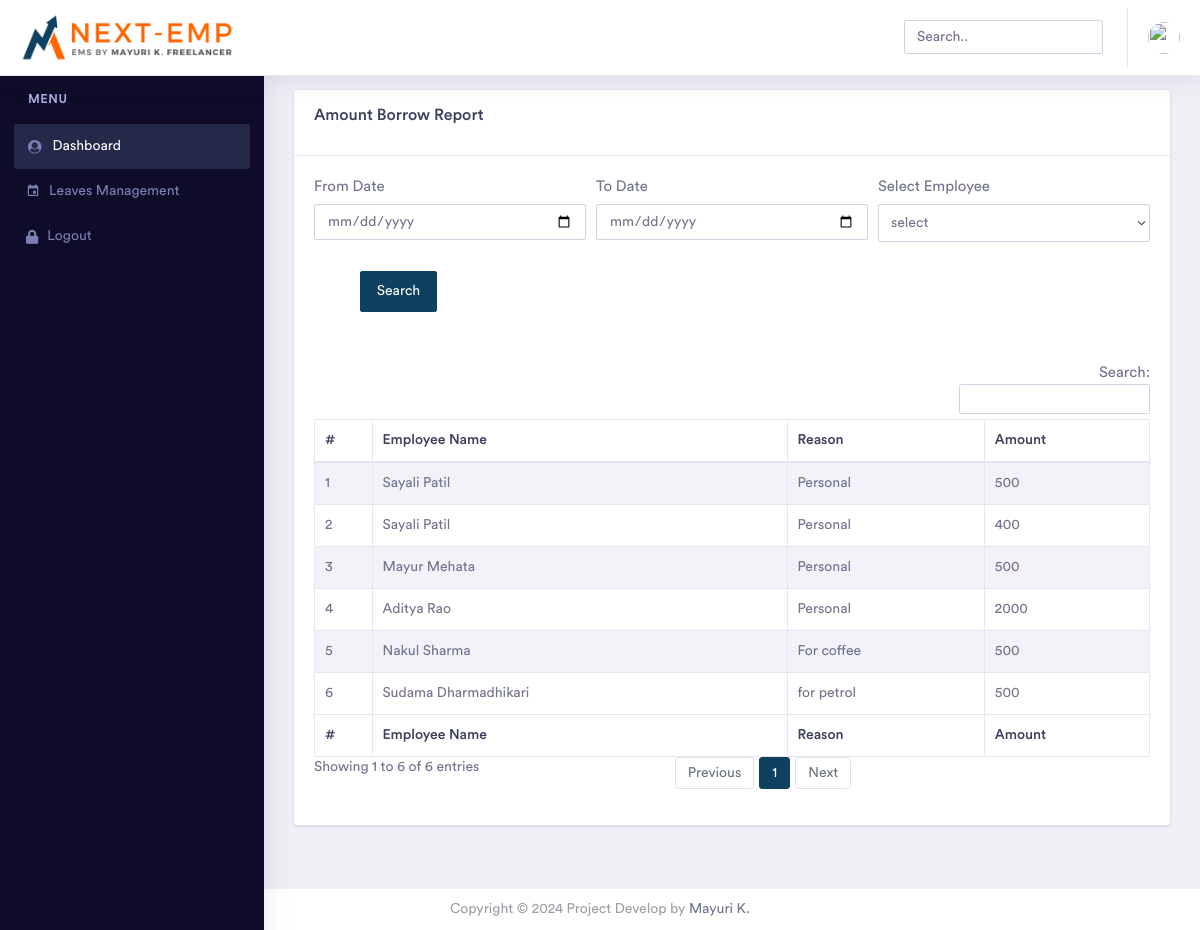
The app's page /admin/borror_report.php (signed in), older data.
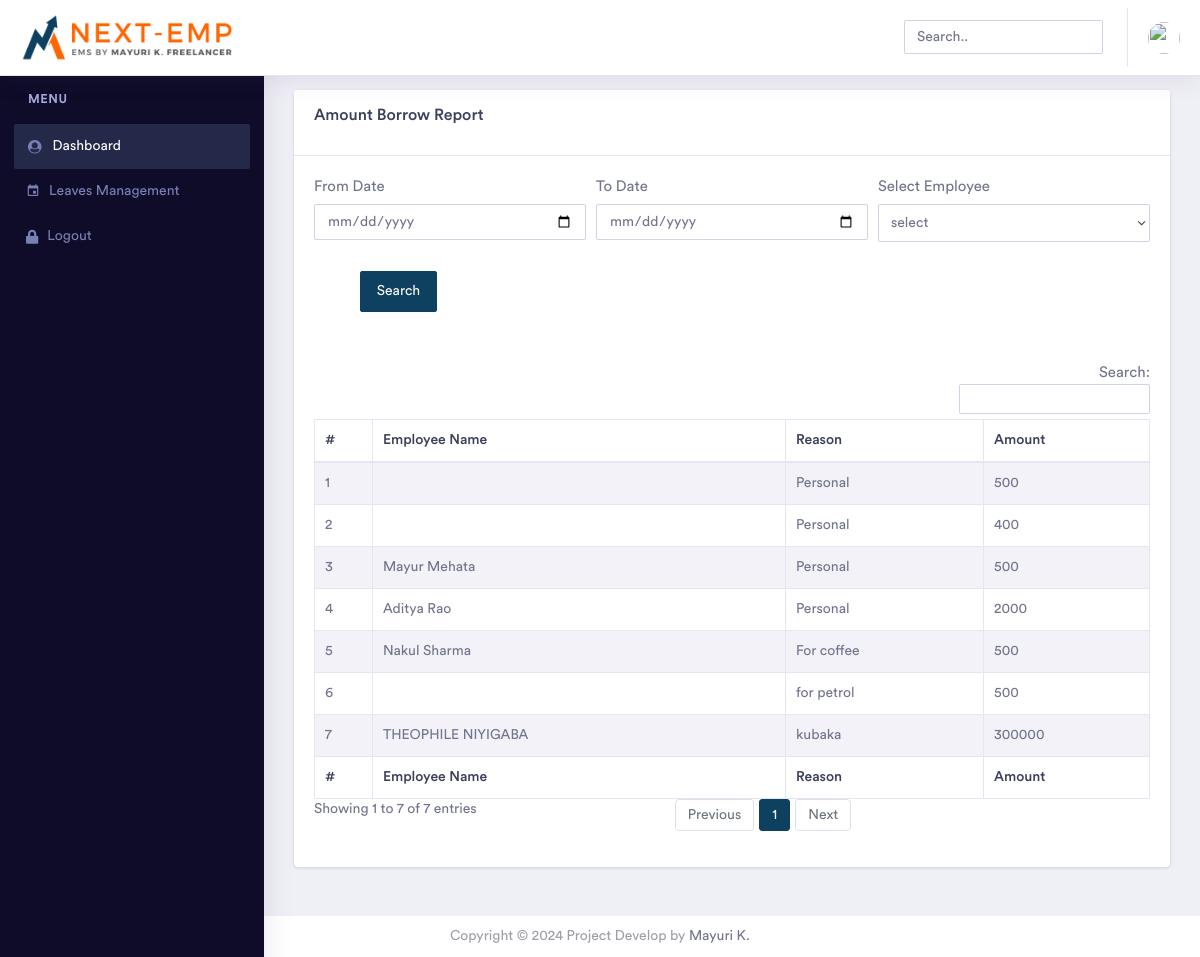
The same page, newer data.
### tables this page shows
CREATE TABLE `manage_website` (
  `id` int(11) NOT NULL AUTO_INCREMENT,
  `title` varchar(600) NOT NULL,
  `short_title` varchar(600) NOT NULL,
  `logo` text NOT NULL,
  `footer` text NOT NULL,
  `currency_code` varchar(600) NOT NULL,
  `currency_symbol` varchar(600) NOT NULL,
  `login_logo` text NOT NULL,
  `invoice_logo` text NOT NULL,
  `background_login_image` text NOT NULL,
  `status` int(11) NOT NULL,
  PRIMARY KEY (`id`)
);

CREATE TABLE `borrow` (
  `id` int(11) NOT NULL AUTO_INCREMENT,
  `emp` int(11) NOT NULL,
  `amount` float NOT NULL,
  `month` varchar(100) NOT NULL,
  `year` varchar(100) NOT NULL,
  `reason` varchar(300) NOT NULL,
  `date` date NOT NULL DEFAULT current_timestamp(),
  `delete_status` tinyint(4) NOT NULL,
  PRIMARY KEY (`id`)
);

### admin/borror_report.php (the view, shortened to what this page needs)
<?php include('include/head.php'); ?>
<?php include('include/header.php'); ?>
<?php include('include/sidebar.php'); ?>
<div class="dashboard-wrapper">
    <div class="container-fluid  dashboard-content">
        <div class="row">
            <div class="col-xl-12 col-lg-12 col-md-12 col-sm-12 col-12">
                <div class="card">
                    <div class="card-header">
                        <h4>Amount Borrow Report </h4>
                    </div>
                    <div class="card-body">
                        <form class="form-horizontal" action="" method="post" enctype="multipart/form-data">
                            <div class="form-row">
                                <div class="col-xl-4 col-lg-4 col-md-12 col-sm-12 col-12 mb-2">
                                    <label for="validationCustom03">From Date</label>
                                    <input type="date" class="form-control " name="fromdate" required value="<?php $_POST['fromdate']; ?> ?>">
                                </div>
                                <div class="col-xl-4 col-lg-4 col-md-12 col-sm-12 col-12 mb-2">
                                    <label for="validationCustom01">To Date</label>
                                    <input type="date" class="form-control " name="todate" required value="<?php echo $todate; ?>">
                                </div>
                             <div class="col-xl-4 col-lg-4 col-md-12 col-sm-12 col-12 mb-2">
                                    <label for="validationCustom01">Select Employee</label>
                                    <select name="emp" class="form-control ">
                                        <option>select</option>
                    </select>
                                </div>
                                <center>
                                    <div class="col-xl-4 col-lg-4 col-md-12 col-sm-12 col-12 mb-2">
                                        <div class="input-group">
                                            <button class="btn btn-primary" type="submit" name="search">Search</button>
                                        </div>
                                    </div>
                            </div>
                        </form>
                        <br />
                        <br />
                        <div class="table-responsive">
                            <table id="example" class="table table-striped table-bordered second" style="width:100%">
                                <thead>
                                    <tr>
                                        <th>#</th>
                                        <th>Employee Name</th>
                                         <th>Reason</th>
                                          <th>Amount</th>
                                    </tr>
                                </thead>
                                <tbody>
                                    <?php
                                    if (isset($_POST['search'])) {
                                        $fromdate = $_POST['fromdate'];
                                        $todate = $_POST['todate'];
                                        $sql = "SELECT * FROM borrow WHERE delete_status='0' AND emp=? AND date between ? and ?";
                                         $statement = $conn->prepare($sql);
                                    $statement->execute([$_POST['emp'],$fromdate,$todate]);
                                    } else {
                                        $sql = "SELECT * FROM borrow WHERE delete_status='0'  ";
                                         $statement = $conn->prepare($sql);
                                    $statement->execute();
                                    }
                                    ?>
                                    <?php
$i=1;
                                    $rec=$statement->fetchAll();
                                   foreach($rec as $key)
                                   {
                                    ?>
                                     <tr>
                                         <td><?php echo $i;?></td>
                                        <td><?php
                                    $stmt2 = $conn->prepare("SELECT * FROM `admin` WHERE id=? AND delete_status='0'");
                                    $stmt2->execute([$key['emp']]);
                                    $record2 = $stmt2->fetch();
                                      echo $record2['fname'] . ' ' . $record2['lname']; ?></td>
                                                    <td><?php echo $key['reason'];?></td>
                                        <td><?php echo $key['amount'];?></td>
                                     </tr>
                                    <?php $i++;} ?>
                                </tbody>
                                <tfoot>
                                    <tr>
                                         <th>#</th>
                                        <th>Employee Name</th>
                                         <th>Reason</th>
                                          <th>Amount</th>
                                    </tr>
                                </tfoot>
                            </table>
                        </div>
                    </div>
                </div>
            </div>
        </div>
    </div>
    <?php include('include/footer.php'); ?>
</body>
</html>

### admin/include/head.php (shortened to what this page needs)
<!doctype html>
<html lang="en">
<head>
    <link rel="stylesheet" href="assets/vendor/bootstrap/css/bootstrap.min.css">
    <link href="assets/vendor/fonts/circular-std/style.css" rel="stylesheet">
    <link rel="stylesheet" href="assets/libs/css/style.css">
    <link rel="stylesheet" href="assets/vendor/fonts/fontawesome/css/fontawesome-all.css">
    <link rel="stylesheet" href="assets/vendor/charts/chartist-bundle/chartist.css">
    <link rel="stylesheet" href="assets/vendor/charts/morris-bundle/morris.css">
    <link rel="stylesheet" href="assets/vendor/fonts/material-design-iconic-font/css/materialdesignicons.min.css">
    <link rel="stylesheet" href="assets/vendor/charts/c3charts/c3.css">
    <link rel="stylesheet" href="assets/vendor/fonts/flag-icon-css/flag-icon.min.css">
    <link href="https://cdn.jsdelivr.net/npm/select2@4.1.0-rc.0/dist/css/select2.min.css" rel="stylesheet" />
</head>

### admin/include/header.php (shortened to what this page needs)
<?php
require_once('../assets/constants/fetch-my-info.php');
?>
<?php
$stmt = $conn->prepare("SELECT * FROM admin WHERE id='".$_SESSION['id']."'");
$stmt->execute();
$result = $stmt->fetch(PDO::FETCH_ASSOC);
 $sql = "SELECT * FROM manage_website where status='0'";
  $statement = $conn->prepare($sql);
                                                 $statement->execute();
                                              $row = $statement->fetch(PDO::FETCH_ASSOC);
                                                                    extract($row);?>
<body>
    <div class="dashboard-main-wrapper">
        <div class="dashboard-header">
            <nav class="navbar navbar-expand-lg bg-white fixed-top">
                <a class="navbar-brand" href="index.php">
                                <img class="img-fluid" src="../assets/uploadImage/Logo/<?php echo$login_logo; ?>" style="width:220px;height:auto;" alt="Theme-Logo" />
                            </a>
                <div class="collapse navbar-collapse " id="navbarSupportedContent">
                    <ul class="navbar-nav ml-auto navbar-right-top ">
                        <li class="nav-item">
                            <div id="custom-search" class="top-search-bar">
                                <input class="form-control" type="text" placeholder="Search..">
                            </div>
                        </li>
                         <li class="nav-item dropdown nav-user">
                            <a class="nav-link nav-user-img" href="profile.php" id="navbarDropdownMenuLink2" data-toggle="dropdown" aria-haspopup="true" aria-expanded="false"><img src="../assets/uploadImage/Profile/<?=$result['image']?>" alt="" class="user-avatar-md rounded-circle"></a>
                        </li>
   </ul>
                </div>
            </nav>
        </div>

### admin/include/sidebar.php (shortened to what this page needs)
<?php
   require_once('../assets/constants/fetch-my-info.php');
   $stmt = $conn->prepare("SELECT * FROM admin WHERE id='" . $_SESSION['id'] . "'");
   $stmt->execute();
   $admin = $stmt->fetch(PDO::FETCH_ASSOC);
   $userroles = $_SESSION['userroles'];
   ?>
<?php if ($admin['admin_user'] == '0') { ?>
<div class="nav-left-sidebar sidebar-dark">
   <div class="menu-list">
      <nav class="navbar navbar-expand-lg navbar-light">
         <div class="collapse navbar-collapse" id="navbarNav">
            <ul class="navbar-nav flex-column">
               <li class="nav-divider">
                  Menu
               </li>
               <li class="nav-item ">
                  <a class="nav-link active" href="index.php"><i class="fa fa-fw fa-user-circle"></i>Dashboard <span class="badge badge-success">6</span></a>
               </li>
                <?php if (isset($userroles)) {
                           if (in_array('Leaves', $userroles) || in_array('Leaves', $userroles)) { ?>
                 <li class="nav-item ">
                  <a class="nav-link " href="view_leaves.php"><i class="mdi mdi-calendar
                     "></i>Leaves  Management<span class="badge badge-success">6</span></a>
               </li>
                <?php } }?>
               <li class="nav-item ">
                  <a class="nav-link " href="../logout.php"><i class="fas fa-lock"></i>Logout<span class="badge badge-success">6</span></a>
               </li>
            </ul>
         </div>
      </nav>
   </div>
</div>
<?php } ?>

### admin/include/footer.php (shortened to what this page needs)
</body>
</html>

Row changes from the older to the newer data that the page shows:
shown differently, row unchanged: borrow (number 1 of 7 on the later page): admin.fname "Sayali" → (not shown); admin.lname "Patil" → (not shown)
shown differently, row unchanged: borrow (number 2 of 7 on the later page): admin.fname "Sayali" → (not shown); admin.lname "Patil" → (not shown)
shown differently, row unchanged: borrow "for petrol": admin.fname "Sudama" → (not shown); admin.lname "Dharmadhikari" → (not shown)
added borrow: admin.fname "THEOPHILE", admin.lname "NIYIGABA", reason "kubaka", amount "300000"
Text that changed along with them:
text written by a page script: "Search: Showing 1 to 6 of 6 entries Previous 1 Next" → "Search: Showing 1 to 7 of 7 entries Previous 1 Next"
